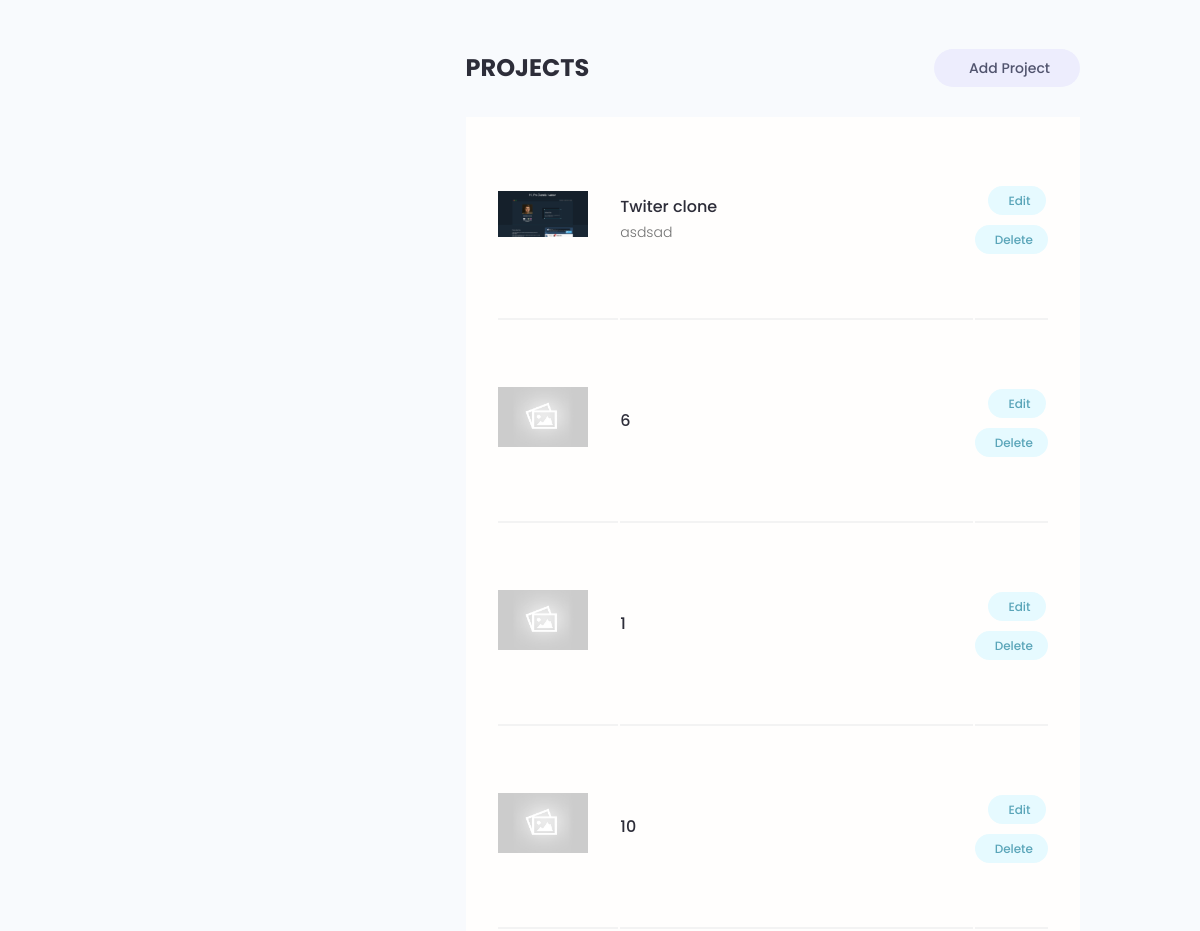
/account/a2541ada-df89-4b52-9fa5-d84b98f62046/ (signed in, middle part), run on an earlier commit of the app's database.
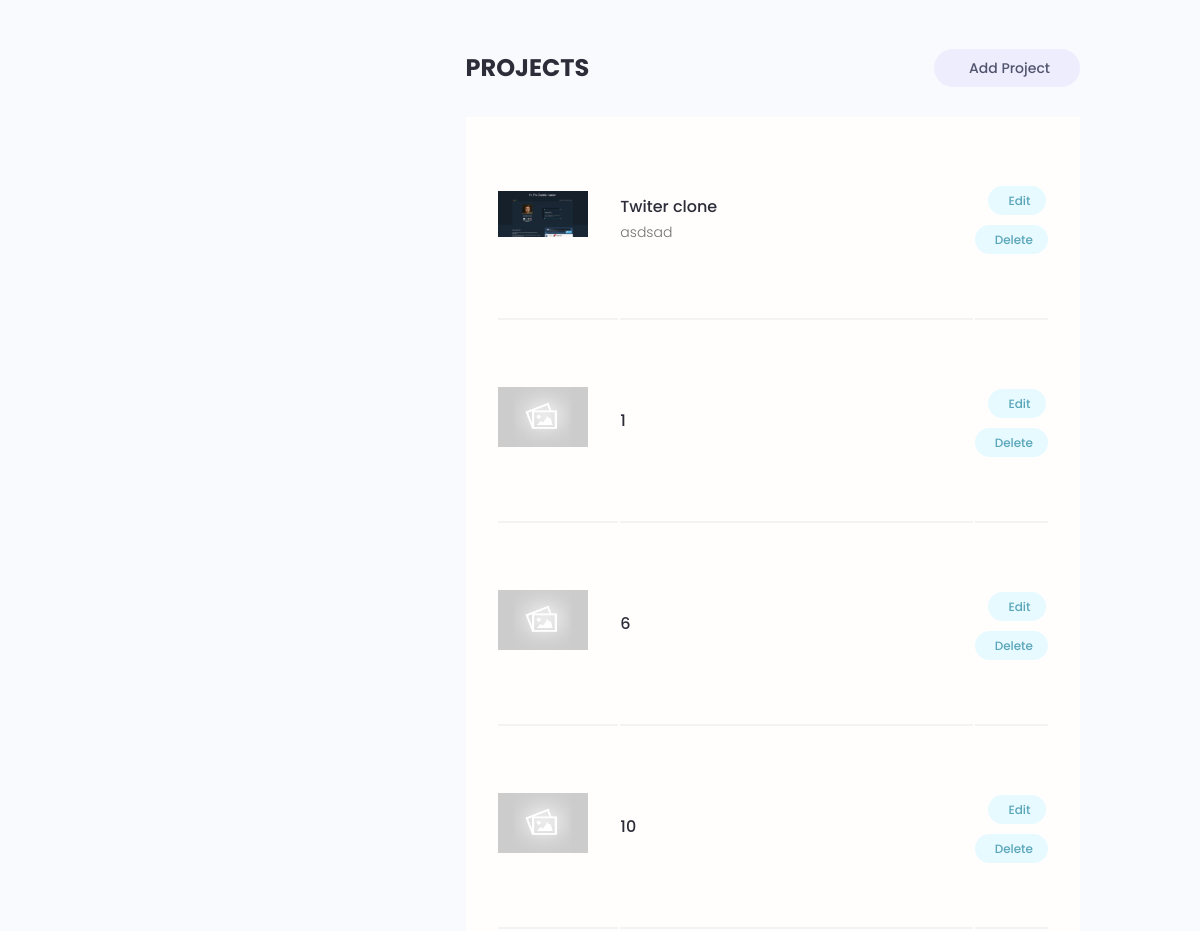
And on a later commit of the database.
### projects/models.py (models this page shows, shortened)
class Project(models.Model):
    id = models.UUIDField(default=uuid.uuid4, unique=True,
    primary_key=True, editable=False)
    owner = models.ForeignKey(Profile, on_delete=models.SET_NULL,null=True,blank=True)
    title = models.CharField(max_length=200)
    description = models.TextField(null=True, blank=True)
    featured_image = models.ImageField(null=True,blank=True, default="default.jpg")
    demo_link = models.CharField(max_length=2000,null=True,blank=True)
    source_link = models.CharField(max_length=2000,null=True,blank=True)
    tags = models.ManyToManyField("Tag",blank=True )
    vote_total = models.IntegerField(default=0, null=True,blank=True)
    vote_ratio = models.IntegerField(default=0, null=True,blank=True)
    created = models.DateTimeField(auto_now_add=True)
    updated = models.DateTimeField(auto_now=True)
    class Meta:
        ordering = ["-vote_ratio","-vote_total", "title"]

### users/views.py (the view)
# urls.py: path("account/<str:pk>/", views.user_account,name="account" ),
@login_required(login_url="login")
def user_account (request, pk):
    account= Profile.objects.get(id=pk)
    if account.id == request.user.profile.id:
        pass
    else:
        return redirect("account", pk=request.user.profile.id)
    context = {"account":account,}
    return render(request, "users/account.html", context)

### users/templates/users/account.html (shortened to what this page needs)
{% extends 'main.html' %}
{% block content %}
<main class="settingsPage profile my-md">
    <div class="container">
        <div class="layout">
            <div class="column column--1of3">
            </div>
            <div class="column column--2of3">
                <div class="settings">
                    <h3 class="settings__title">Projects</h3>
                    <a class="tag tag--pill tag--sub settings__btn tag--lg" href="{% url 'create_project' %}"> Add
                        Project</a>
                </div>
                <table class="settings__table">
                    {% for project in account.project_set.all %}
                    <tr>
                        <td class="settings__thumbnail">
                            <a href="{% url 'project' project.id %}"><img src="{{ project.featured_image.url }}" alt="Project Thumbnail" /></a>
                        </td>
                        <td class="settings__tableInfo">
                            <a href="{% url 'project' project.id %}">{{ project.title }}</a>
                            <p>{{ project.description | slice:"100"}}</p>
                        </td>
                        <td class="settings__tableActions">
                            <a class="tag tag--pill tag--main settings__btn" href="{% url 'update_project' project.id %}">
                                Edit</a>
                            <a class="tag tag--pill tag--main settings__btn" href="{% url 'delete_project' project.id %}?next=/account/{{request.user.profile.id}}">
                                Delete</a>
                        </td>
                    </tr>
                    {% endfor %}
                </table>
            </div>
        </div>
    </div>
</main>
{% endblock %}

What changed in the data, as far as the page shows it:
changed Project (number 2 of 4 on the later page): moves up the list
